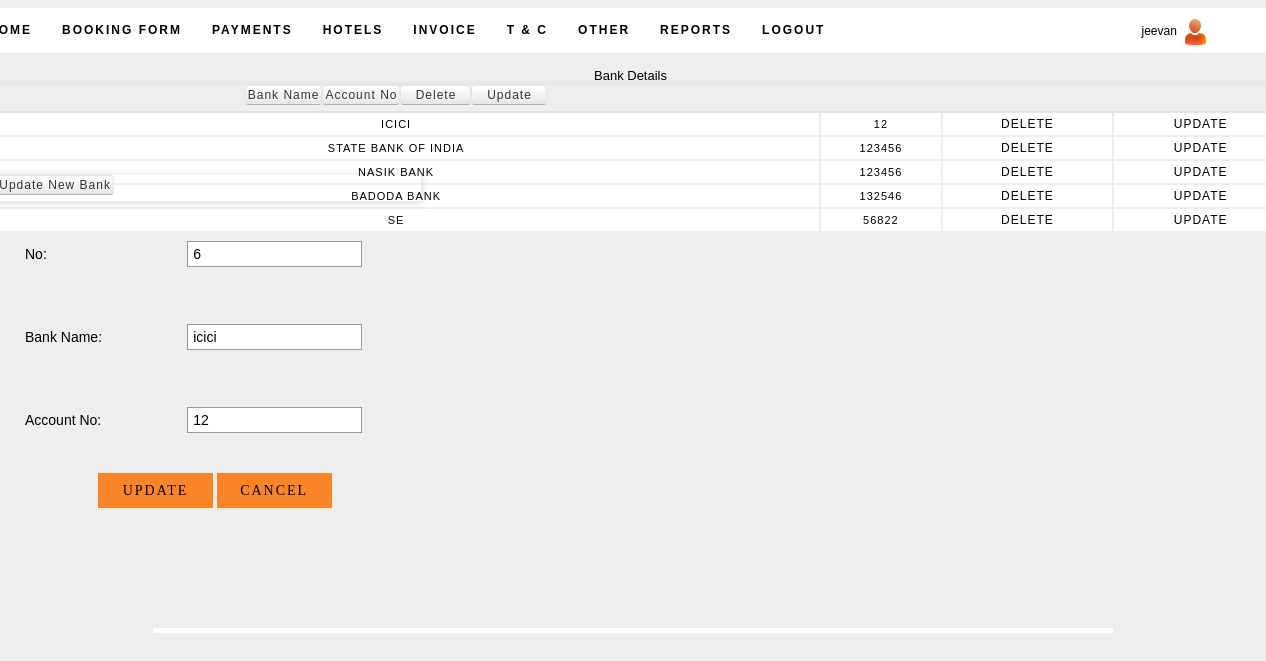
The app's page /tours_pvt/upbank.php?id_u=3 (signed in) with its own data.
### tables this page shows
CREATE TABLE IF NOT EXISTS `bank_info` (
  `bank_id` int(11) NOT NULL AUTO_INCREMENT,
  `bank_name` varchar(100) NOT NULL,
  `bank_acc` bigint(11) NOT NULL,
  PRIMARY KEY (`bank_id`)
);

### tours_pvt/upbank.php (the view, shortened to what this page needs)
<?php
$up=$_REQUEST['id_u'];
$qry_u="select * from bank_info where bank_id='$up'";
$res_u=mysql_query($qry_u);
$row_u=mysql_fetch_array($res_u);
$qry_d="select * from bank_info";
$res_d=mysql_query($qry_d);
$count=mysql_num_rows($res_d);
?>
<html>
<head>
<link rel="stylesheet" href="../styles2.css" type="text/css" />
<link rel="stylesheet" type="text/css" href="../css/style.css" media="screen" />
</head>
<body>
<div id="container">
	 <div id="sub-header">
    	<?php
			include("include/p_header.php");
		?>
       	<br />
		<div class="quotation"><center>Bank Details</center></div>
        <div>
        <br />
        <table class="detail">
        <tr class="menu_header">
        <td>Bank Name</td>
        <td>Account No</td>
        <td width="65">Delete</td>
        <td width="70">Update</td>
        </tr>
        <?php
		while($row_d=mysql_fetch_array($res_d))
		{
			echo "<tr class='pagi'>";
			echo "<td>";
			echo $row_d[1];
			echo "</td>";
			echo "<td>";
			echo $row_d[2];
			echo "</td>";
			echo "<td class='print'>";
			echo "<a href='addbank.php?id_d=$row_d[0]'>Delete</a>";
			echo "</td>";
			echo "<td class='print'>";
			echo "<a href='upbank.php?id=$row_d[0]'>Update</a>";
			echo "</td>";
			echo "</tr>";
		}
		?>
        </table>
        <form name="form1" action="" method="post">
        <table class="pay">
        <tr class="menu_header"><td colspan="2">Update New Bank</td></tr>
        <tr>
        <td class="l_form">No:</td>
        <td><input id="ename" type="text" readonly class="q_in" value="<?php echo $count+1; ?>"></td>
        </tr>
         <tr>
        <td class="l_form">Bank Name:</td>
        <td><input type="text" name="t1" class="q_in" value="<?php echo "$row_u[1]";?>"></td>
        </tr>
        <tr>
        <td class="l_form">Account No:</td>
        <td><input type="text" name="t2" class="q_in" value="<?php echo "$row_u[2]";?>"></td>
        </tr>
        </table>
        <div class="pay_button">
         <input name="e_add" class="formbutton" value=" Update " type="submit" onClick="javascript:return validateMyForm();" />
         <input name="e_can" class="formbutton" value="Cancel" type="submit" />
        </div>
        </form>
    </div>
    </div>
    </div>
 <div id="footer">
    </div>
</body>
</html>

### styles2.css (style rules this page uses)
body { margin:0; padding:0; font-family: Verdana, Geneva, sans-serif; font-size: 13px; color: #000; background-color:#EEEEEE; }
.print a { padding:2px 4px 2px 4px; color:#000; text-decoration:none; font-size:12px; }
* { margin:0; padding:0; }
a { color: #F97B27; }
form input, form select, form textarea { padding: 5px; color: #333333; border: 1px solid #ddd; border-right:1px solid #ccc; border-bottom:1px solid #ccc; background-color:#fff; font-family: Arial, Helvetica, sans-serif; font-size: 13px; }
form input.formbutton { color: #000; padding: 6px 8px; font-size: 14px; letter-spacing:2px; font-family: Arial, Helvetica, sans-serif; text-decoration: none; text-transform: uppercase; background: #FA8529; border: none; width:115px; height:35px; overflow: visible; font-family: Lucida Grande; }
#container { width: 960px; background-color:#FFF; margin: 0 auto; padding: 0px; }
div#sub-header { margin-top:8px; margin-bottom:5px; margin-left:-180px; width:1315px; height:620px; background-color:#EEEEEE; }
#footer { margin:0 auto; padding: 30px 5px 0; }
.l_form { font-size:12px; color:#000; border:none; }
.q_in { width:175px; height:26px; border:1px solid #999; background-color:#FFF; font-size:14px; color:#000 }
.pagi td { height:22px; color:#000; text-align:center; font-size:11px; letter-spacing:1px; text-transform:uppercase; background:#FFF; }
.pay { width:450px; height:280px; color:#000; margin-top:-60px; }
.pay td { padding-top:20px; padding-left:50px; color:#000; font-size:14px; }
.detail { width:1318px; margin-top:-15px; margin-left:-2px; }
.pay_button { margin-top:20px; margin-left:125px; }
.menu_header { height:26px; font-size:12px; letter-spacing:1px; text-align:center; color: #000; box-shadow: 1px 1px 10px #d6d7d9; }
.menu_header td { display: inline-block; *display: inline; padding: 2px 2px 2px; margin-bottom: 0; font-size: 12px; color: #333333; text-align: center; text-shadow: 0 1px 1px rgba(255, 255, 255, 0.75); vertical-align: middle; cursor: pointer; background-color: #f5f5f5; *background-color: #e6e6e6; background-image: -ms-linear-gradient(top, #ffffff, #e6e6e6); background-image: -webkit-gradient(linear, 0 0, 0 100%, from(#ffffff), to(#e6e6e6)); background-image: -webkit-linear-gradient(top, #ffffff, #e6e6e6); background-image: -o-linear-gradient(top, #ffffff, #e6e6e6); background-image: linear-gradient(top, #ffffff, #e6e6e6); background-image: -moz-linear-gradient(top, #ffffff, #e6e6e6); background-repeat: repeat-x; border: 1px solid #cccccc; *border: 0; border-color: rgba(0, 0, 0, 0.1) rgba(0, 0, 0, 0.1) rgba(0, 0, 0, 0.25); border-color: #e6e6e6 #e6e6e6 #bfbfbf; border-bottom-color: #b3b3b3; -webkit-border-radius: 4px; -moz-border-radius: 4px; border-radius: 4px; }

### records on screen
bank_info: bank_name "ICICI", bank_acc "12", t1 "icici", t2 "12"
bank_info: bank_name "STATE BANK OF INDIA", bank_acc "123456"
bank_info: bank_name "NASIK BANK", bank_acc "123456"
bank_info: bank_name "BADODA BANK", bank_acc "132546"
bank_info: bank_name "SE", bank_acc "56822"

### other values on screen
$a "jeevan"
